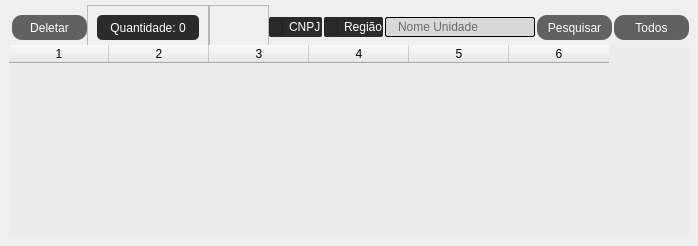
           <widget class="QFrame" name="frame_2">
            <property name="frameShape">
             <enum>QFrame::NoFrame</enum>
            </property>
            <property name="frameShadow">
             <enum>QFrame::Raised</enum>
            </property>
            <layout class="QHBoxLayout" name="horizontalLayout_3">
             <property name="spacing">
              <number>0</number>
             </property>
             <property name="leftMargin">
              <number>0</number>
             </property>
             <property name="topMargin">
              <number>0</number>
             </property>
             <property name="rightMargin">
              <number>0</number>
             </property>
             <property name="bottomMargin">
              <number>0</number>
             </property>
             <item>
              <widget class="QFrame" name="frame_4">
               <property name="frameShape">
                <enum>QFrame::NoFrame</enum>
               </property>
               <property name="frameShadow">
                <enum>QFrame::Raised</enum>
               </property>
               <layout class="QVBoxLayout" name="verticalLayout_13">
                <property name="spacing">
                 <number>0</number>
                </property>
                <property name="leftMargin">
                 <number>9</number>
                </property>
                <property name="topMargin">
                 <number>0</number>
                </property>
                <property name="rightMargin">
                 <number>9</number>
                </property>
                <property name="bottomMargin">
                 <number>9</number>
                </property>
                <item>
                 <widget class="QFrame" name="frame_15">
                  <property name="minimumSize">
                   <size>
                    <width>0</width>
                    <height>45</height>
                   </size>
                  </property>
                  <property name="maximumSize">
                   <size>
                    <width>16777215</width>
                    <height>35</height>
                   </size>
                  </property>
                  <property name="frameShape">
                   <enum>QFrame::NoFrame</enum>
                  </property>
                  <property name="frameShadow">
                   <enum>QFrame::Raised</enum>
                  </property>
                  <layout class="QHBoxLayout" name="horizontalLayout_9">
                   <property name="spacing">
                    <number>0</number>
                   </property>
                   <property name="leftMargin">
                    <number>0</number>
                   </property>
                   <property name="topMargin">
                    <number>0</number>
                   </property>
                   <property name="rightMargin">
                    <number>0</number>
                   </property>
                   <property name="bottomMargin">
                    <number>0</number>
                   </property>
                   <item>
                    <widget class="QFrame" name="frame_16">
                     <property name="minimumSize">
                      <size>
                       <width>200</width>
                       <height>0</height>
                      </size>
                     </property>
                     <property name="maximumSize">
                      <size>
                       <width>16777215</width>
                       <height>16777215</height>
                      </size>
                     </property>
                     <property name="frameShape">
                      <enum>QFrame::NoFrame</enum>
                     </property>
                     <property name="frameShadow">
                      <enum>QFrame::Raised</enum>
                     </property>
                     <layout class="QHBoxLayout" name="horizontalLayout_12">
                      <property name="spacing">
                       <number>0</number>
                      </property>
                      <property name="leftMargin">
                       <number>3</number>
                      </property>
                      <property name="topMargin">
                       <number>0</number>
                      </property>
                      <property name="rightMargin">
                       <number>0</number>
                      </property>
                      <property name="bottomMargin">
                       <number>0</number>
                      </property>
                      <item>
                       <widget class="QPushButton" name="pushButton_Deletar">
                        <property name="minimumSize">
                         <size>
                          <width>75</width>
                          <height>25</height>
                         </size>
                        </property>
                        <property name="maximumSize">
                         <size>
                          <width>75</width>
                          <height>16777215</height>
                         </size>
                        </property>
                        <property name="styleSheet">
                         <string notr="true">QPushButton{

background-position: left;
background-repeat: no-repeat;
color: rgb(255, 255, 255);
border-radius: 10px;
background-color: rgb(97, 97, 97);
text-align: center;
}
QPushButton:hover{
color: rgb(255, 255, 255);
border-radius: 10px;
background-color: rgb(43, 43, 43);
	
}</string>
                        </property>
                        <property name="text">
                         <string>Deletar</string>
                        </property>
                       </widget>
                      </item>
                      <item>
                       <widget class="QFrame" name="frame_19">
                        <property name="frameShape">
                         <enum>QFrame::StyledPanel</enum>
                        </property>
                        <property name="frameShadow">
                         <enum>QFrame::Raised</enum>
                        </property>
                        <layout class="QVBoxLayout" name="verticalLayout_3">
                         <item>
                          <widget class="QLabel" name="label_Quantidade">
                           <property name="minimumSize">
                            <size>
                             <width>100</width>
                             <height>25</height>
                            </size>
                           </property>
                           <property name="styleSheet">
                            <string notr="true">color: rgb(255, 255, 255);
background-color: rgb(43, 43, 43);
font: 87 8pt &quot;Arial Black&quot;;
border-radius: 5px;
</string>
                           </property>
                           <property name="text">
                            <string>Quantidade: 0</string>
                           </property>
                           <property name="alignment">
                            <set>Qt::AlignCenter</set>
                           </property>
                          </widget>
                         </item>
                        </layout>
                       </widget>
                      </item>
                     </layout>
                    </widget>
                   </item>
                   <item>
                    <widget class="QFrame" name="frame_17">
                     <property name="frameShape">
                      <enum>QFrame::NoFrame</enum>
                     </property>
                     <property name="frameShadow">
                      <enum>QFrame::Raised</enum>
                     </property>
                     <layout class="QHBoxLayout" name="horizontalLayout_11">
                      <property name="spacing">
                       <number>0</number>
                      </property>
                      <property name="leftMargin">
                       <number>0</number>
                      </property>
                      <property name="topMargin">
                       <number>0</number>
                      </property>
                      <property name="rightMargin">
                       <number>0</number>
                      </property>
                      <property name="bottomMargin">
                       <number>0</number>
                      </property>
                      <item>
                       <widget class="QFrame" name="frame_18">
                        <property name="minimumSize">
                         <size>
                          <width>60</width>
                          <height>0</height>
                         </size>
                        </property>
                        <property name="frameShape">
                         <enum>QFrame::StyledPanel</enum>
                        </property>
                        <property name="frameShadow">
                         <enum>QFrame::Raised</enum>
                        </property>
                       </widget>
                      </item>
                      <item>
                       <layout class="QHBoxLayout" name="horizontalLayout_10">
                        <property name="spacing">
                         <number>2</number>
                        </property>
                        <item>
                         <widget class="QCheckBox" name="checkBox_CNPJ">
                          <property name="minimumSize">
                           <size>
                            <width>0</width>
                            <height>20</height>
                           </size>
                          </property>
                          <property name="maximumSize">
                           <size>
                            <width>60</width>
                            <height>16777215</height>
                           </size>
                          </property>
                          <property name="styleSheet">
                           <string notr="true">color: rgb(255, 255, 255);
background-color: rgb(43, 43, 43);
font: 87 8pt &quot;Arial Black&quot;;
border-radius: 2px;
</string>
                          </property>
                          <property name="text">
                           <string>CNPJ</string>
                          </property>
                         </widget>
                        </item>
                        <item>
                         <widget class="QCheckBox" name="checkBox_Regiao">
                          <property name="minimumSize">
                           <size>
                            <width>0</width>
                            <height>20</height>
                           </size>
                          </property>
                          <property name="maximumSize">
                           <size>
                            <width>65</width>
                            <height>16777215</height>
                           </size>
                          </property>
                          <property name="styleSheet">
                           <string notr="true">QCheckBox{
color: rgb(255, 255, 255);
background-color: rgb(43, 43, 43);
font: 87 8pt &quot;Arial Black&quot;;
border-radius: 2px;

}
</string>
                          </property>
                          <property name="text">
                           <string>Região</string>
                          </property>
                         </widget>
                        </item>
                        <item>
                         <widget class="QLineEdit" name="lineEdit_Pesquisa">
                          <property name="minimumSize">
                           <size>
                            <width>150</width>
                            <height>20</height>
                           </size>
                          </property>
                          <property name="maximumSize">
                           <size>
                            <width>150</width>
                            <height>16777215</height>
                           </size>
                          </property>
                          <property name="styleSheet">
                           <string notr="true">QLineEdit{
background-color: rgb(216, 216, 216);
border-radius: 2px;
padding: 0px 10px;
border: 1px solid  rgb(0, 0, 0);
}

QLineEdit:hover{
border: 1px solid  rgb(33, 122, 255);
}</string>
                          </property>
                          <property name="placeholderText">
                           <string>Nome Unidade</string>
                          </property>
                         </widget>
                        </item>
                        <item>
                         <widget class="QPushButton" name="pushButton_Pesquisar">
                          <property name="minimumSize">
                           <size>
                            <width>75</width>
                            <height>25</height>
                           </size>
                          </property>
                          <property name="maximumSize">
                           <size>
                            <width>75</width>
                            <height>16777215</height>
                           </size>
                          </property>
                          <property name="styleSheet">
                           <string notr="true">QPushButton{

background-position: left;
background-repeat: no-repeat;
color: rgb(255, 255, 255);
border-radius: 10px;
background-color: rgb(97, 97, 97);
text-align: center;
}
QPushButton:hover{
color: rgb(255, 255, 255);
border-radius: 10px;
background-color: rgb(43, 43, 43);
	
}</string>
                          </property>
                          <property name="text">
                           <string>Pesquisar</string>
                          </property>
                         </widget>
                        </item>
                        <item>
                         <widget class="QPushButton" name="pushButton_Todos">
                          <property name="minimumSize">
                           <size>
                            <width>75</width>
                            <height>25</height>
                           </size>
                          </property>
                          <property name="maximumSize">
                           <size>
                            <width>75</width>
                            <height>16777215</height>
                           </size>
                          </property>
                          <property name="styleSheet">
                           <string notr="true">QPushButton{

background-position: left;
background-repeat: no-repeat;
color: rgb(255, 255, 255);
border-radius: 10px;
background-color: rgb(97, 97, 97);
text-align: center;
}
QPushButton:hover{
color: rgb(255, 255, 255);
border-radius: 10px;
background-color: rgb(43, 43, 43);
	
}</string>
                          </property>
                          <property name="text">
                           <string>Todos</string>
                          </property>
                         </widget>
                        </item>
                       </layout>
                      </item>
                     </layout>
                    </widget>
                   </item>
                  </layout>
                 </widget>
                </item>
                <item>
                 <widget class="QTableWidget" name="tableWidget">
                  <property name="minimumSize">
                   <size>
                    <width>0</width>
                    <height>100</height>
                   </size>
                  </property>
                  <property name="maximumSize">
                   <size>
                    <width>16777215</width>
                    <height>16777215</height>
                   </size>
                  </property>
                  <property name="styleSheet">
                   <string notr="true">background-color: rgb(236, 236, 236);</string>
                  </property>
                  <property name="frameShape">
                   <enum>QFrame::NoFrame</enum>
                  </property>
                  <property name="columnCount">
                   <number>6</number>
                  </property>
                  <column/>
                  <column/>
                  <column/>
                  <column/>
                  <column/>
                  <column/>
                 </widget>
                </item>
               </layout>
              </widget>
             </item>
            </layout>
           </widget>
